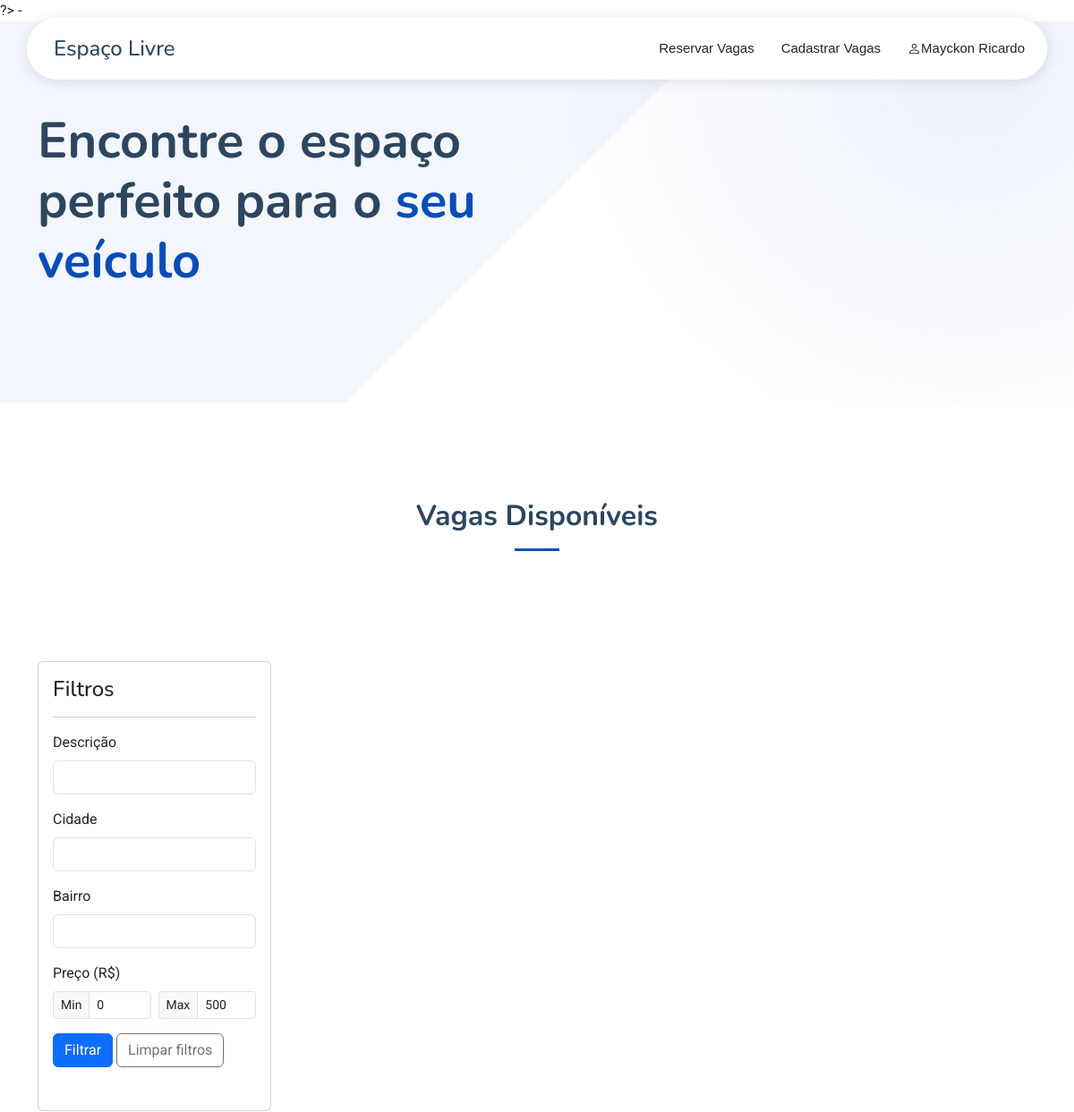
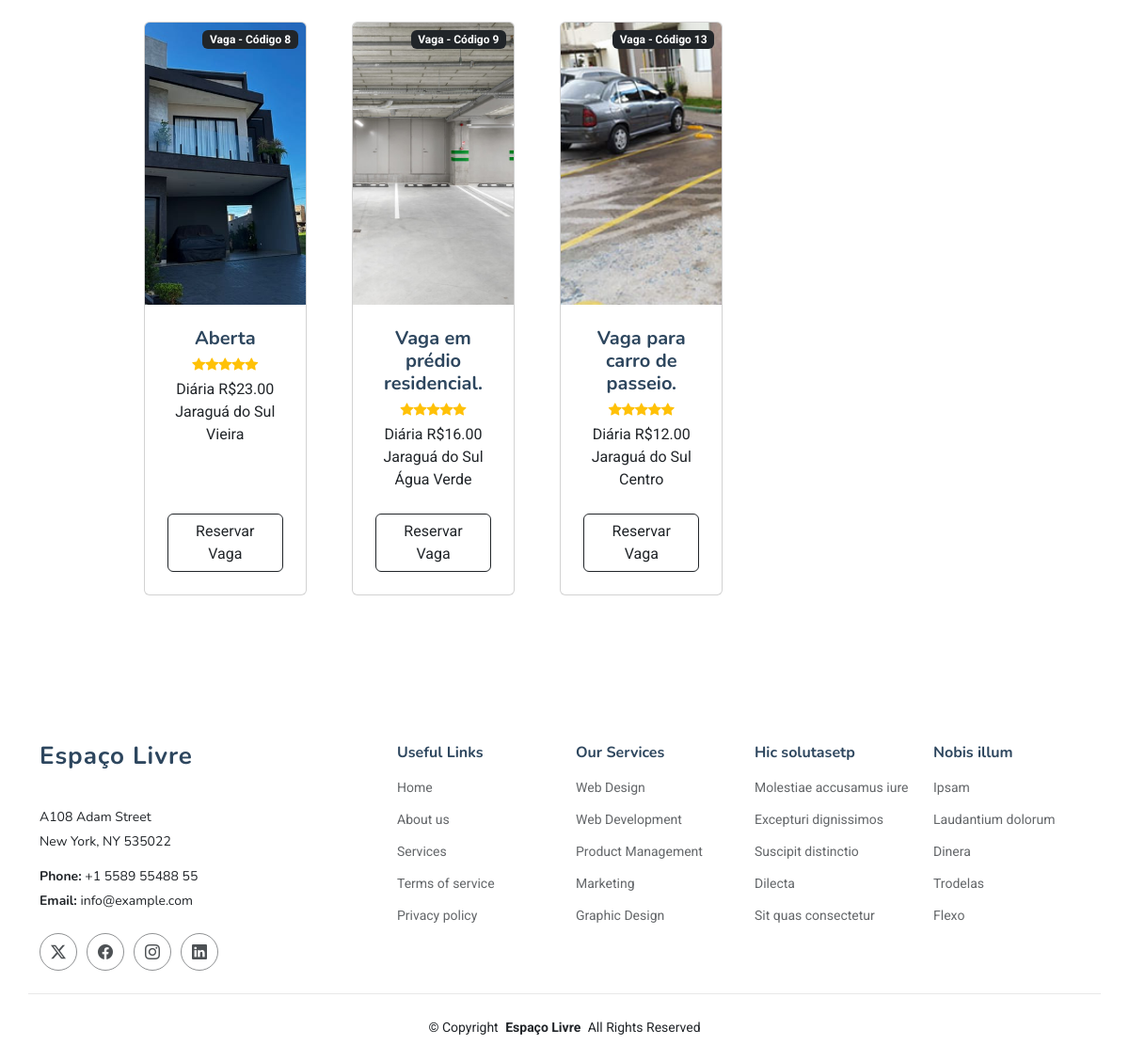
Screenshot of /teste.php (signed in) with the database file from the repository (2 pictures, top to bottom).
### tables this page shows
CREATE TABLE `vagas` (
  `id` int(20) NOT NULL,
  `descricao` text NOT NULL,
  `cep` varchar(20) NOT NULL,
  `cidade` varchar(255) NOT NULL,
  `bairro` varchar(255) NOT NULL,
  `endereco` varchar(255) NOT NULL,
  `numero` varchar(20) DEFAULT NULL,
  `complemento` varchar(255) DEFAULT NULL,
  `foto_vaga` varchar(255) NOT NULL,
  `preco` decimal(10,2) NOT NULL,
  `id_uf` int(20) NOT NULL,
  `id_usuario` int(20) NOT NULL,
  `dataCadastro` date DEFAULT curdate()
);

### teste.php (the view, shortened to what this page needs)
<?php
include_once 'conexao.php';
$filtros = filter_input_array(INPUT_GET, FILTER_UNSAFE_RAW);
$filtro_descricao = $filtros['filter']['descricao'] ?? '';
$filtro_cidade = $filtros['filter']['cidade'] ?? '';
$filtro_bairro = $filtros['filter']['bairro'] ?? '';
$filtro_preco_min_get = $filtros['filter']['preco_min'] ?? null;
$filtro_preco_max_get = $filtros['filter']['preco_max'] ?? null;
$display_preco_min = ($filtro_preco_min_get !== null && $filtro_preco_min_get !== '') ? htmlspecialchars($filtro_preco_min_get) : '0';
$display_preco_max = ($filtro_preco_max_get !== null && $filtro_preco_max_get !== '') ? htmlspecialchars($filtro_preco_max_get) : '500';
$condicoes = [];
$where = !empty($condicoes) ? 'WHERE ' . implode(' AND ', $condicoes) : '';
?>
<!DOCTYPE html>
<html lang="pt-br">
<?php
require_once 'components/head.php';
?>
<body class="index-page">
    <?php require_once 'components/header.php'; ?>
    <main class="main">
        <section id="hero" class="hero section">
            <div class="container" data-aos="fade-up" data-aos-delay="100">
                <div class="row align-items-center">
                    <div class="col-lg-6">
                        <div class="hero-content" data-aos="fade-up" data-aos-delay="200">
                            <h1 class="mb-4">
                                Encontre o espaço perfeito para o
                                <span class="accent-text">seu veículo</span>
                            </h1>
                        </div>
                    </div>
                </div>
            </div>
        </section>
        <section id="features" class="features section">
            <br><br>
            <div class="container section-title" data-aos="fade-up">
                <h2>Vagas Disponíveis</h2><br>
            </div>
            <div class="container mt-4">
                <div class="row">
                    <div class="col-md-3">
                        <div class="card mb-4">
                            <div class="card-body">
                                <h4 class="card-title">Filtros</h4>
                                <hr>
                                <form method="GET" action="">
                                    <div class="mb-3">
                                        <label for="descricao" class="form-label">Descrição</label>
                                        <input type="text" class="form-control" id="descricao" name="filter[descricao]"
                                            autocomplete="off" value="<?= $filtro_descricao ?>">
                                    </div>
                                    <div class="mb-3">
                                        <label for="cidade" class="form-label">Cidade</label>
                                        <input type="text" class="form-control" id="cidade" name="filter[cidade]"
                                            autocomplete="off" value="<?= $filtro_cidade ?? '' ?>">
                                    </div>
                                    <div class="mb-3">
                                        <label for="bairro" class="form-label">Bairro</label>
                                        <input type="text" class="form-control" id="bairro" name="filter[bairro]"
                                            autocomplete="off" value="<?= $filtro_bairro ?? '' ?>">
                                    </div>
                                    <div class="mb-3">
                                        <label class="form-label">Preço (R$)</label> <div class="price-inputs">
                                            <div class="row g-2">
                                                <div class="col-6">
                                                    <div class="input-group input-group-sm">
                                                        <span class="input-group-text">Min</span>
                                                        <input type="number" class="form-control min-price-input"
                                                               name="filter[preco_min]"
                                                               placeholder="Mínimo"
                                                               min="0"
                                                               max="10000"
                                                               value="<?= $display_preco_min ?>"
                                                               step="1">
                                                    </div>
                                                </div>
                                                <div class="col-6">
                                                    <div class="input-group input-group-sm">
                                                        <span class="input-group-text">Max</span>
                                                        <input type="number" class="form-control max-price-input"
                                                               name="filter[preco_max]"
                                                               placeholder="Máximo"
                                                               min="0"
                                                               max="10000"
                                                               value="<?= $display_preco_max ?>"
                                                               step="1">
                                                    </div>
                                                </div>
                                            </div>
                                        </div>
                                    </div>
                                    <div class="filter-actions mt-3">
                                        <button class="btn btn-primary mb-3" type="submit">Filtrar</button>
                                        <a href="buscaVagas.php" class="btn btn-outline-secondary mb-3">Limpar filtros</a>
                                    </div>
                            </div>
                        </div>
                    </div>
                </div>
                <div class="col-md-9">
                    <div class="row gx-4 gx-lg-5 row-cols-1 row-cols-md-2 row-cols-lg-3 row-cols-xl-4 justify-content-center">
                        <?php
                        $sql_pesquisa = "SELECT * FROM `vagas` " . $where;
                        $result = mysqli_query($conexao, $sql_pesquisa);
                        while ($linha = mysqli_fetch_assoc($result)) {
                        ?>
                            <div class="col mb-5">
                                <div class="card h-100">
                                    <div class="badge bg-dark text-white position-absolute"
                                        style="top: 0.5rem; right: 0.5rem">
                                        Vaga - Código <?php echo $linha['id'] ?>
                                    </div>
                                    <?php
                                    $caminhoImagem = !empty($linha['foto_vaga']) ? $linha['foto_vaga'] : 'assets/img/sem-imagem.jpg'; ?>
                                    <img class="card-img-top" src="<?= htmlspecialchars($caminhoImagem) ?>" alt="Imagem da vaga" style="height: 300px; object-fit: cover;" />
                                    <div class="card-body p-4">
                                        <div class="text-center">
                                            <h5 class="fw-bolder"><?php echo $linha['descricao'] ?></h5>
                                            <div class="d-flex justify-content-center small text-warning mb-2">
                                                <div class="bi-star-fill"></div>
                                                <div class="bi-star-fill"></div>
                                                <div class="bi-star-fill"></div>
                                                <div class="bi-star-fill"></div>
                                                <div class="bi-star-fill"></div>
                                            </div>
                                            Diária R$<?php echo $linha['preco'] ?><br>
                                            <?php echo $linha['cidade'] ?><br>
                                            <?php echo $linha['bairro'] ?><br>
                                        </div>
                                    </div>
                                    <div class="card-footer p-4 pt-0 border-top-0 bg-transparent">
                                        <div class="text-center">
                                            <a href="cadastrarReserva.php?id=<?php echo $linha['id']; ?>" class="btn btn-outline-dark mt-auto">Reservar Vaga</a>
                                        </div>
                                    </div>
                                </div>
                            </div>
                        <?php } ?>
                    </div>
                </div>
            </div>
    </main>
    <?php require_once 'components/footer.php'; ?>
</body>
</html>

### assets/css/main.css (style rules this page uses)
:root { --default-font: "Roboto", system-ui, -apple-system, "Segoe UI", Roboto, "Helvetica Neue", Arial, "Noto Sans", "Liberation Sans", sans-serif, "Apple Color Emoji", "Segoe UI Emoji", "Segoe UI Symbol", "Noto Color Emoji"; --heading-font: "Nunito", sans-serif; --nav-font: "Inter", sans-serif; }
:root { --background-color: #ffffff; --default-color: #212529; --heading-color: #2d465e; --accent-color: #0d83fd; --surface-color: #ffffff; --contrast-color: #ffffff; }
:root { --nav-color: #212529; --nav-hover-color: #0d83fd; --nav-mobile-background-color: #ffffff; --nav-dropdown-background-color: #ffffff; --nav-dropdown-color: #212529; --nav-dropdown-hover-color: #0d83fd; }
:root { scroll-behavior: smooth; }
body { color: var(--default-color); background-color: var(--background-color); font-family: var(--default-font); }
a { color: var(--accent-color); text-decoration: none; transition: 0.3s; }
h1, h2, h3, h4, h5, h6 { color: var(--heading-color); font-family: var(--heading-font); }
section, .section { color: var(--default-color); background-color: var(--background-color); padding: 60px 0; scroll-margin-top: 90px; overflow: clip; }
.section-title { text-align: center; padding-bottom: 60px; position: relative; }
.section-title h2 { font-size: 32px; font-weight: 700; margin-bottom: 20px; padding-bottom: 20px; position: relative; }
.section-title h2:after { content: ""; position: absolute; display: block; width: 50px; height: 3px; background: var(--accent-color); left: 0; right: 0; bottom: 0; margin: auto; }
.hero { position: relative; padding-top: 160px; background: linear-gradient(135deg, color-mix(in srgb, var(--accent-color), transparent 95%) 50%, color-mix(in srgb, var(--accent-color), transparent 98%) 25%, transparent 50%); }
.hero::before { content: ""; position: absolute; top: 0; left: 0; width: 100%; height: 100%; background: radial-gradient(circle at 90% 10%, color-mix(in srgb, var(--accent-color), transparent 92%), transparent 40%); pointer-events: none; }
.hero .hero-content { position: relative; z-index: 1; }
.hero .hero-content h1 { font-size: 3.5rem; font-weight: 700; line-height: 1.2; margin-bottom: 1.5rem; }
.hero .hero-content h1 .accent-text { color: var(--accent-color); }

### rows the page displays
vagas: id "8", foto_vaga (picture), descricao "Aberta", preco "23.00", cidade "Jaraguá do Sul", bairro "Vieira"
vagas: id "9", foto_vaga (picture), descricao "Vaga em prédio residencial.", preco "16.00", cidade "Jaraguá do Sul", bairro "Água Verde"
vagas: id "13", foto_vaga (picture), descricao "Vaga para carro de passeio.", preco "12.00", cidade "Jaraguá do Sul", bairro "Centro"

### other values shown
$_SESSION['nome'] "Mayckon Ricardo"
